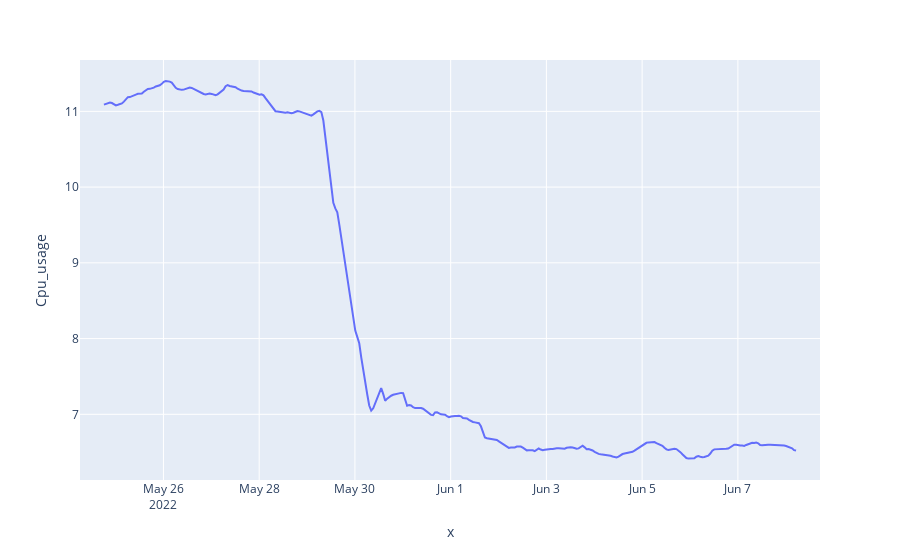

The cell this chart's notebook holds for it:
### Code cell
fig4 = px.line(seasonal, x=trend.index, y=trend,labels={'y':'Cpu_usage'})
fig4.show()

### Figure 1 — Plotly figure (JSON) as saved in the notebook; plotly's stock layout.template omitted (floating-point values rounded to 4 significant figures; data arrays with more than 128 entries replaced by an {"elided": "..."} marker saying what was removed)
{"data": [{"hovertemplate": "x=%{x}<br>Cpu_usage=%{y}<extra></extra>", "legendgroup": "", "line": {"color": "#636efa", "dash": "solid"}, "marker": {"symbol": "circle"}, "mode": "lines", "name": "", "orientation": "v", "showlegend": false, "type": "scatter", "x": {"elided": "372 str values"}, "xaxis": "x", "y": {"elided": "372 float values"}, "yaxis": "y"}], "layout": {"autosize": true, "legend": {"tracegroupgap": 0}, "margin": {"t": 60}, "xaxis": {"anchor": "y", "autorange": true, "domain": [0, 1], "range": ["2022-05-24 06:10:09", "2022-06-08 17:10:09"], "title": {"text": "x"}, "type": "date"}, "yaxis": {"anchor": "x", "autorange": true, "domain": [0, 1], "range": [6.133, 11.68], "title": {"text": "Cpu_usage"}, "type": "linear"}}}
